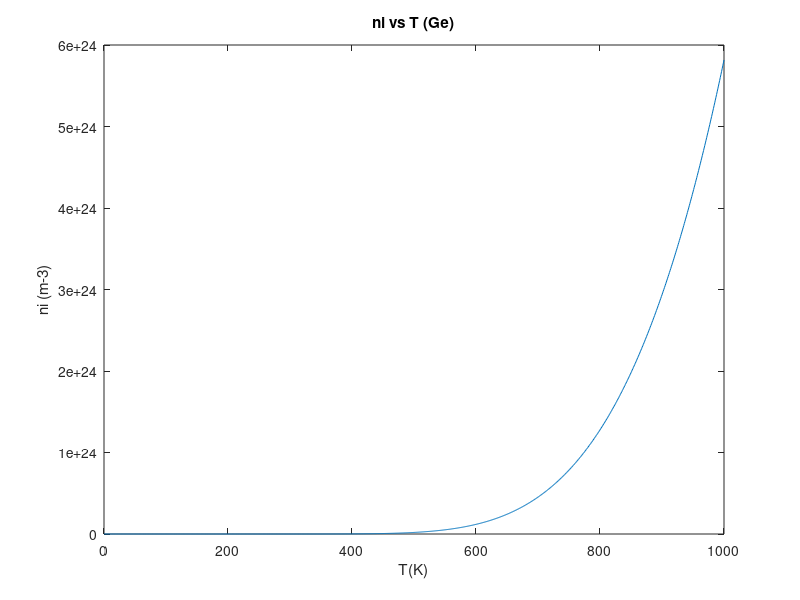

The MATLAB script that drew this image:
% Grafica de ni vs T para Germanio.
% Gerardo Flores Jeronimo.
% 02 de Mayo de 2017.
% https://ecee.colorado.edu/~bart/book/eband5.htm
clc, clear
k = 1.3806e-23; % J/K
h = 6.626e-34; % J-s
mo = 9.11e-31; % kg
me = 0.55*mo; % kg
mh = 0.37*mo; % kg
Eg_o = 0.7437; % eV
alpha = 4.77e-4; % eV/K
beta = 235; % K
v_T = [];
v_ni = [];
v_Eg = [];

for T = 0:1000
    Eg = Eg_o - (alpha*T^2)/(T + beta); % eV
    q = 1.602e-19; % J/eV
    Nc = 2*(2*pi()*me*k*T/(h^2))^(3/2); % m-3
    Nv = 2*(2*pi()*mh*k*T/(h^2))^(3/2); % m-3
    ni = sqrt(Nc * Nv) * exp(-Eg*q/(2*k*T)); % m-3
    v_T = [v_T;T];
    v_ni = [v_ni;ni];
    v_Eg = [v_Eg;Eg];
end

tab = horzcat(v_T, v_ni);
plot(tab(:,1),tab(:,2),'-','markersize',2)
title('ni vs T (Ge)')
xlabel('T(K)')
ylabel('ni (m-3)')
